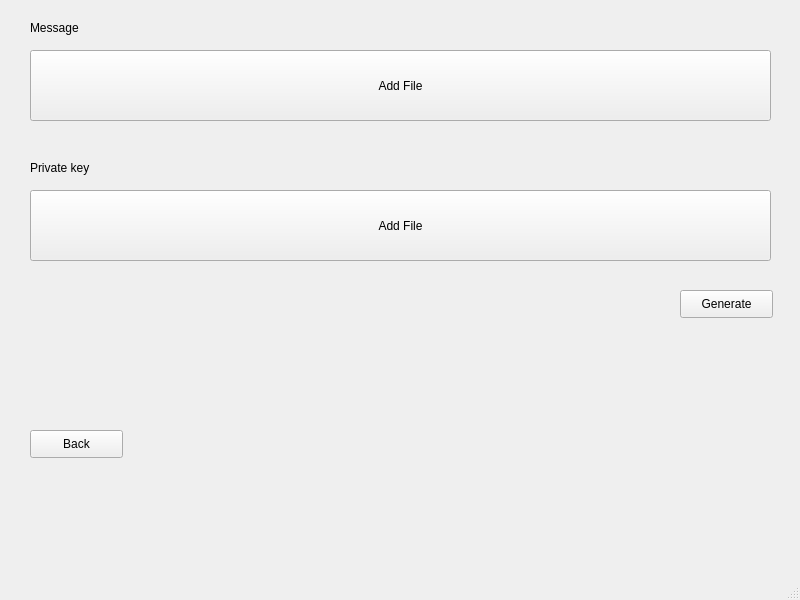
<?xml version="1.0" encoding="UTF-8"?>
<ui version="4.0">
 <class>MainWindow</class>
 <widget class="QMainWindow" name="MainWindow">
  <property name="geometry">
   <rect>
    <x>0</x>
    <y>0</y>
    <width>800</width>
    <height>600</height>
   </rect>
  </property>
  <property name="windowTitle">
   <string>MainWindow</string>
  </property>
  <widget class="QWidget" name="centralwidget">
   <widget class="QLabel" name="label">
    <property name="geometry">
     <rect>
      <x>30</x>
      <y>20</y>
      <width>55</width>
      <height>16</height>
     </rect>
    </property>
    <property name="text">
     <string>Message</string>
    </property>
   </widget>
   <widget class="QLabel" name="label_2">
    <property name="geometry">
     <rect>
      <x>30</x>
      <y>160</y>
      <width>79</width>
      <height>16</height>
     </rect>
    </property>
    <property name="text">
     <string>Private key</string>
    </property>
   </widget>
   <widget class="QPushButton" name="generateButton">
    <property name="geometry">
     <rect>
      <x>680</x>
      <y>290</y>
      <width>93</width>
      <height>28</height>
     </rect>
    </property>
    <property name="text">
     <string>Generate</string>
    </property>
   </widget>
   <widget class="QPushButton" name="importPrivButton">
    <property name="geometry">
     <rect>
      <x>30</x>
      <y>190</y>
      <width>741</width>
      <height>71</height>
     </rect>
    </property>
    <property name="text">
     <string>Add File</string>
    </property>
   </widget>
   <widget class="QPushButton" name="importMessageButton">
    <property name="geometry">
     <rect>
      <x>30</x>
      <y>50</y>
      <width>741</width>
      <height>71</height>
     </rect>
    </property>
    <property name="text">
     <string>Add File</string>
    </property>
   </widget>
   <widget class="QPushButton" name="backButton">
    <property name="geometry">
     <rect>
      <x>30</x>
      <y>430</y>
      <width>93</width>
      <height>28</height>
     </rect>
    </property>
    <property name="text">
     <string>Back</string>
    </property>
   </widget>
   <widget class="QLabel" name="label_4">
    <property name="geometry">
     <rect>
      <x>30</x>
      <y>290</y>
      <width>631</width>
      <height>20</height>
     </rect>
    </property>
    <property name="text">
     <string/>
    </property>
   </widget>
  </widget>
  <widget class="QMenuBar" name="menubar">
   <property name="geometry">
    <rect>
     <x>0</x>
     <y>0</y>
     <width>800</width>
     <height>26</height>
    </rect>
   </property>
  </widget>
  <widget class="QStatusBar" name="statusbar"/>
 </widget>
 <resources/>
 <connections/>
</ui>
